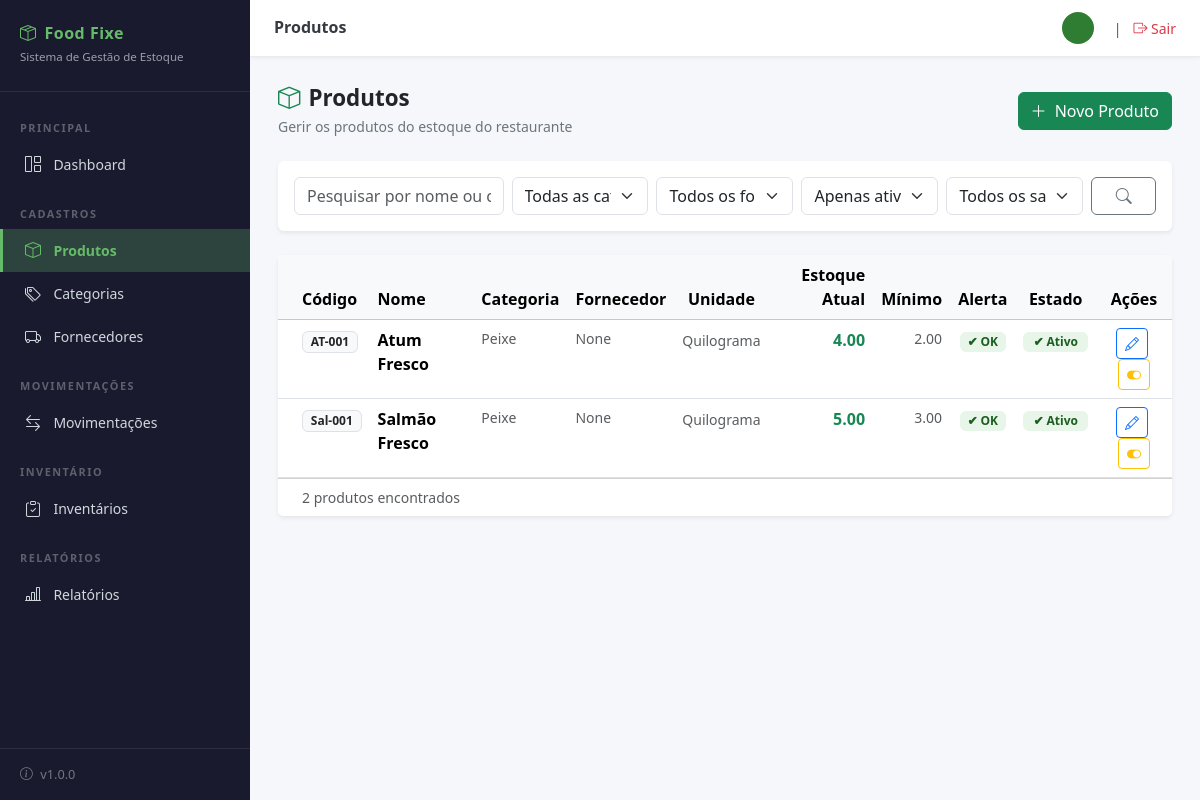
The page /produtos/ (signed in) on the database as committed earlier.
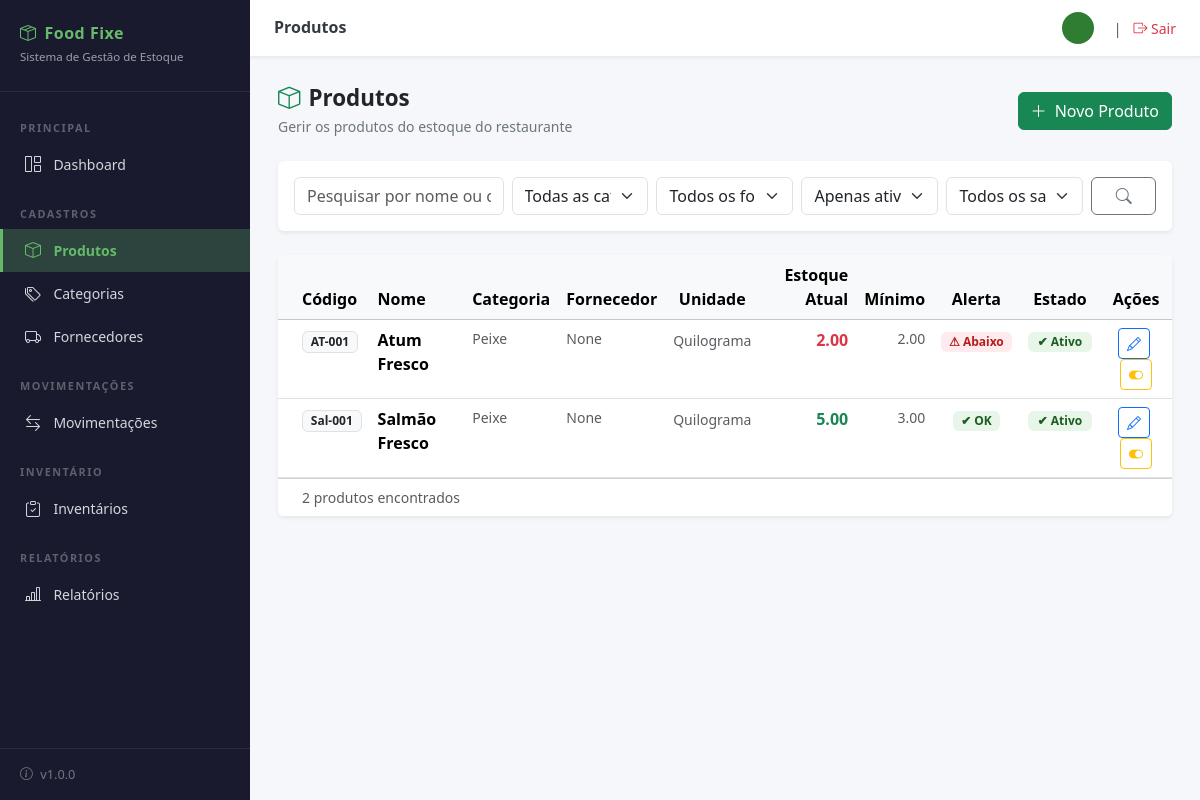
The same page on the database as committed later.
### estoque/models.py (models this page shows, shortened)
class Produto(models.Model):
    class Unidade(models.TextChoices):
        UNIDADE  = 'UN',  'Unidade'
        KILO     = 'KG',  'Quilograma'
        LITRO    = 'LT',  'Litro'
        CAIXA    = 'CX',  'Caixa'
        PACOTE   = 'PC',  'Pacote'
    codigo          = models.CharField('Código', max_length=30, unique=True)
    produto         = models.CharField('Nome do produto', max_length=150)
    categoria       = models.ForeignKey(Categoria, on_delete=models.PROTECT,
                                        verbose_name='Categoria',
                                        related_name='produtos')
    fornecedor      = models.ForeignKey(Fornecedor, on_delete=models.SET_NULL,
                                    verbose_name='Fornecedor',
                                    related_name='produtos',
                                    null=True, blank=True)
    unidade         = models.CharField('Unidade de medida', max_length=5,
                                       choices=Unidade.choices,
                                       default=Unidade.UNIDADE)
    estoque_atual   = models.DecimalField('Estoque atual', max_digits=10,
                                          decimal_places=2, default=Decimal('0.00'))
    estoque_minimo  = models.DecimalField('Estoque mínimo', max_digits=10,
                                          decimal_places=2, default=Decimal('0.00'))
    custo_medio     = models.DecimalField('Custo médio', max_digits=10,
                                          decimal_places=2, default=Decimal('0.00'),
                                          null=True, blank=True)
    ativo           = models.BooleanField('Ativo', default=True)
    create_at       = models.DateTimeField('Criado em', auto_now_add=True)
    update_at       = models.DateTimeField('Atualizado em', auto_now=True)
    class Meta:
        verbose_name        = 'Produto'
        verbose_name_plural = 'Produtos'
        ordering            = ['produto']
    @property
    def abaixo_do_minimo(self):
        return self.estoque_atual <= self.estoque_minimo

class Categoria(models.Model):
    categoria = models.CharField('Categoria', max_length=100, unique=True)
    ativo     = models.BooleanField('Ativa', default=True)
    class Meta:
        verbose_name        = 'Categoria'
        verbose_name_plural = 'Categorias'
        ordering            = ['categoria']
    def __str__(self):
        return self.categoria

### estoque/views.py (the view)
# urls.py: path('produtos/',                      views.produto_lista,        name='produto_lista'),
@login_required(login_url='login')
def produto_lista(request):
    pesquisa         = request.GET.get('q', '')
    filtro_categoria = request.GET.get('categoria', '')
    filtro_fornecedor = request.GET.get('fornecedor', '')
    filtro_ativo     = request.GET.get('ativo', '1')  # por defeito mostra só ativos
    filtro_alerta    = request.GET.get('alerta', '')
    produtos = Produto.objects.select_related('categoria', 'fornecedor').order_by('produto')
    if pesquisa:
        produtos = produtos.filter(produto__icontains=pesquisa) | \
                   produtos.filter(codigo__icontains=pesquisa)
        produtos = produtos.distinct()
    if filtro_categoria:
        produtos = produtos.filter(categoria__pk=filtro_categoria)
    if filtro_fornecedor:
        produtos = produtos.filter(fornecedor__pk=filtro_fornecedor)
    if filtro_ativo == '1':
        produtos = produtos.filter(ativo=True)
    elif filtro_ativo == '0':
        produtos = produtos.filter(ativo=False)
    if filtro_alerta == '1':
        produtos = [p for p in produtos if p.abaixo_do_minimo]
    else:
        produtos = list(produtos)
    categorias   = Categoria.objects.filter(ativo=True).order_by('categoria')
    fornecedores = Fornecedor.objects.filter(status=True).order_by('fornecedor')
    return render(request, 'estoque/produto_lista.html', {
        'produtos':          produtos,
        'categorias':        categorias,
        'fornecedores':      fornecedores,
        'pesquisa':          pesquisa,
        'filtro_categoria':  filtro_categoria,
        'filtro_fornecedor': filtro_fornecedor,
        'filtro_ativo':      filtro_ativo,
        'filtro_alerta':     filtro_alerta,
        'total':             len(produtos),
    })

### estoque/templates/estoque/produto_lista.html (shortened to what the changed rows need)
{% extends 'estoque/base.html' %}
{% block content %}
<div class="page-header d-flex justify-content-between align-items-center">
    <div>
        <h1><i class="bi bi-box me-2 text-success"></i>Produtos</h1>
    </div>
</div>
<div class="card border-0 shadow-sm">
    <div class="card-body p-0">
        {% if produtos %}
        <div class="table-responsive">
            <table class="table table-hover mb-0">
                <thead class="table-light">
                    <tr>
                        <th class="ps-4">Código</th>
                        <th>Nome</th>
                        <th>Categoria</th>
                        <th>Fornecedor</th>
                        <th class="text-center">Unidade</th>
                        <th class="text-end">Estoque Atual</th>
                        <th class="text-end">Mínimo</th>
                        <th class="text-center">Alerta</th>
                        <th class="text-center">Estado</th>
                        <th class="text-center">Ações</th>
                    </tr>
                </thead>
                <tbody>
                    {% for p in produtos %}
                    <tr>
                        <td class="ps-4">
                            <span class="badge bg-light text-dark border">{{ p.codigo }}</span>
                        </td>
                        <td class="fw-semibold">{{ p.produto }}</td>
                        <td class="text-muted small">{{ p.categoria }}</td>
                        <td class="text-muted small">{{ p.fornecedor }}</td>
                        <td class="text-center">
                            <span class="text-muted small">{{ p.get_unidade_display }}</span>
                        </td>
                        <td class="text-end fw-bold
                            {% if p.abaixo_do_minimo %}text-danger{% else %}text-success{% endif %}">
                            {{ p.estoque_atual }}
                        </td>
                        <td class="text-end text-muted small">{{ p.estoque_minimo }}</td>
                        <td class="text-center">
                            {% if p.abaixo_do_minimo %}
                                <span class="badge"
                                      style="background:#ffebee;color:#b71c1c;font-size:0.75rem;">
                                    ⚠ Abaixo
                                </span>
                            {% else %}
                                <span class="badge"
                                      style="background:#e8f5e9;color:#1b5e20;font-size:0.75rem;">
                                    ✔ OK
                                </span>
                            {% endif %}
                        </td>
                        <td class="text-center">
                            {% if p.ativo %}
                                <span class="badge"
                                      style="background:#e8f5e9;color:#1b5e20;padding:4px 10px;">
                                    ✔ Ativo
                                </span>
                            {% else %}
                                <span class="badge"
                                      style="background:#ffebee;color:#b71c1c;padding:4px 10px;">
                                    ✘ Inativo
                                </span>
                            {% endif %}
                        </td>
                        <td class="text-center">
                            <a href="{% url 'produto_editar' p.pk %}"
                               class="btn btn-sm btn-outline-primary me-1" title="Editar">
                                <i class="bi bi-pencil"></i>
                            </a>
                            <a href="{% url 'produto_toggle' p.pk %}"
                               class="btn btn-sm {% if p.ativo %}btn-outline-warning{% else %}btn-outline-success{% endif %}"
                               title="{% if p.ativo %}Desativar{% else %}Ativar{% endif %}"
                               onclick="return confirm('{% if p.ativo %}Desativar{% else %}Ativar{% endif %} o produto {{ p.produto }}?')">
                                <i class="bi bi-{% if p.ativo %}toggle-on{% else %}toggle-off{% endif %}"></i>
                            </a>
                        </td>
                    </tr>
                    {% endfor %}
                </tbody>
            </table>
        </div>
        {% endif %}
    </div>
</div>
{% endblock %}

Rows that differ between the two databases and show on the page:
changed Produto "Atum Fresco": estoque_atual "4.00" → "2.00"; estoque_atual "✔ OK" → "⚠ Abaixo"
